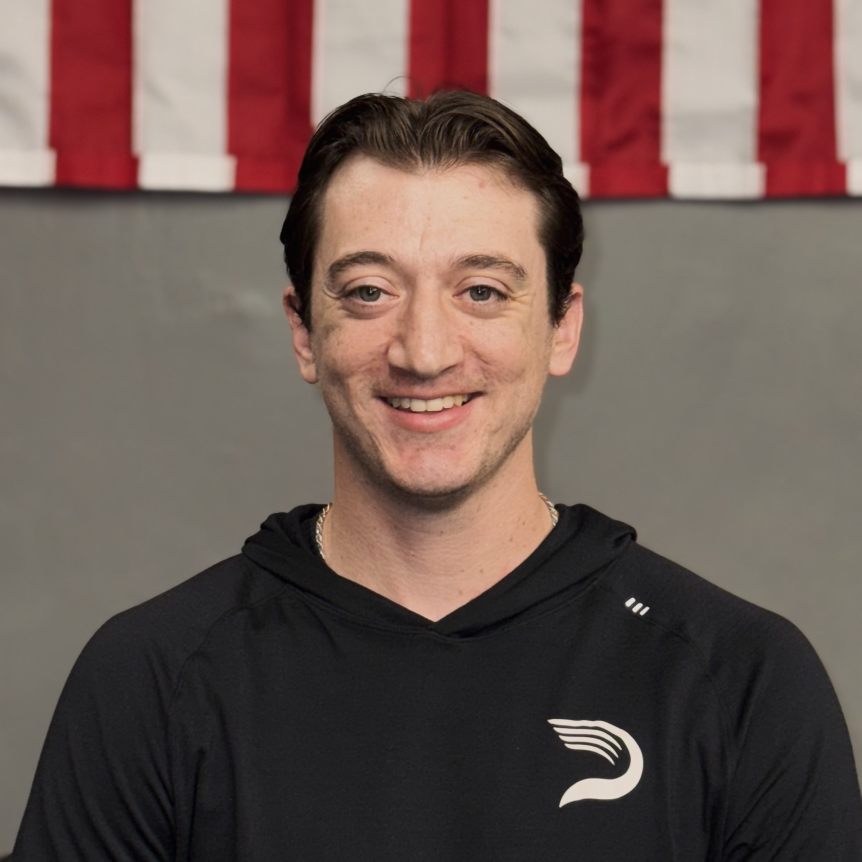
#> input picture assets/images/headshot/headshot-dl.jpg, 1723 x 1723 px (shown at 1/2 size)
$ python -i generate_favicon.py   (imports and definitions only)
#> lines starting #> are read from the running program, lines starting #| are printed output that depends on the picture
#!/usr/bin/env python3
"""
Favicon generation tool for hedgertronic.com

Usage:
    # Create circular image from square photo
    uv run --with pillow tools/generate_favicon.py circle assets/images/headshot/headshot-dl.jpg -o circular.png

    # Generate all favicons from a circular image
    uv run --with pillow tools/generate_favicon.py favicons circular.png -o assets/images/favicons/

    # Do both in one go (convenience command)
    uv run --with pillow tools/generate_favicon.py all assets/images/headshot/headshot-dl.jpg -o assets/images/favicons/
"""

import argparse
from pathlib import Path


# [175 lines left out: functions create_circular_image, generate_favicons, generate_text_favicon, not called in this run]


def generate_all(input_path: Path, output_dir: Path) -> None:
    """
    Convenience function: create circular image and generate all favicons in one step.

    Args:
        input_path: Path to source headshot image
        output_dir: Directory to save favicon files
    """
#> called with output_dir = 'out.png'
    from PIL import Image
    import io

    # Create circular image in memory (no intermediate file needed)
    from PIL import ImageDraw

    img = Image.open(input_path).convert("RGBA")
    size = min(img.size)
#> size = 1723

    # Center crop if not square
    if img.size[0] != img.size[1]:
        left = (img.size[0] - size) // 2
        top = (img.size[1] - size) // 2
        img = img.crop((left, top, left + size, top + size))

    # Create circular mask
    mask = Image.new("L", (size, size), 0)
#> mask: PIL image 1723x1723 L; every value is 0
    draw = ImageDraw.Draw(mask)
    draw.ellipse((0, 0, size, size), fill=255)

    # Apply mask
    circular = Image.new("RGBA", (size, size), (0, 0, 0, 0))
#> circular: PIL image 1723x1723 RGBA; every value is 0
    circular.paste(img, (0, 0), mask)
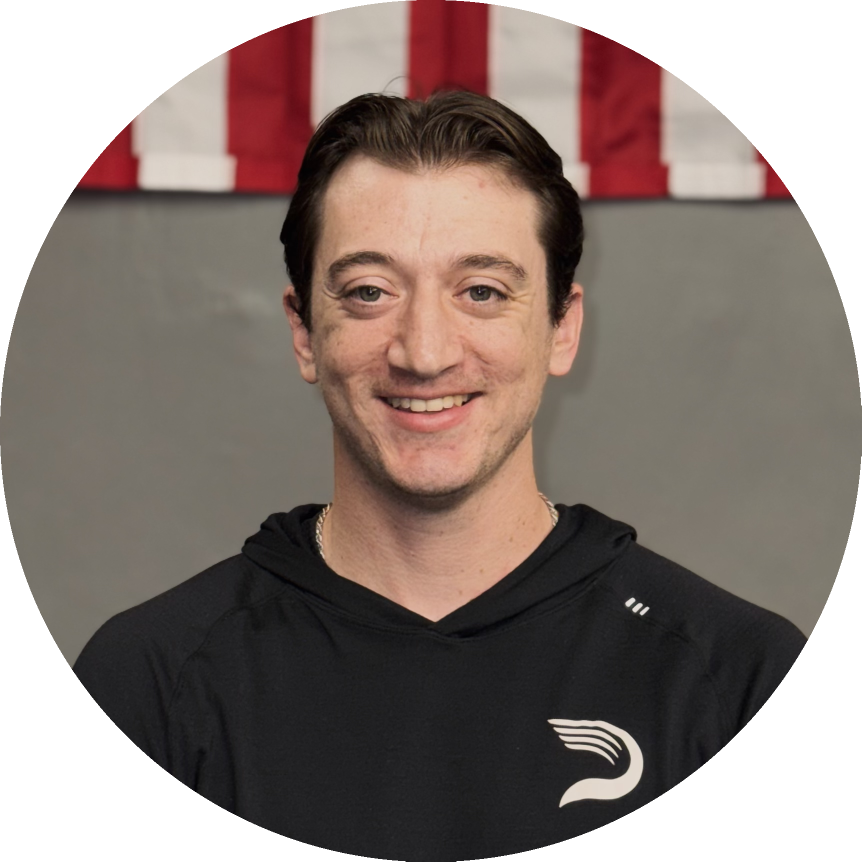
#> circular: PIL image 1723x1723 RGBA (shown at 1/2 size); mean R, G, B, A 86, 72.4, 66.6, 200.5; transparent parts drawn white

    print(f"Created circular image from {input_path} ({size}x{size})")
#| Created circular image from ../assets/images/headshot/headshot-dl.jpg (1723x1723)

    # Now generate favicons from circular image
    output_dir = Path(output_dir)
    output_dir.mkdir(parents=True, exist_ok=True)

    png_sizes = {
        "favicon-16.png": 16,
        "favicon-32.png": 32,
        "favicon-96.png": 96,  # Google SERP favicon: >=48px required, multiples of 48 preferred
        "favicon-180.png": 180,
        "apple-touch-icon.png": 180,
    }

    for filename, sz in png_sizes.items():
        resized = circular.resize((sz, sz), Image.LANCZOS)
        output_path = output_dir / filename
        resized.save(output_path, "PNG")
        print(f"Created {output_path} ({sz}x{sz})")
#> this loop made 5 passes
#> pass 1, in generate_all, `resized = circular.resize((sz, sz), Image.LANCZOS)`:
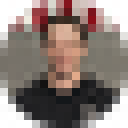
#> resized: PIL image 16x16 RGBA (shown 8 times larger); mean R, G, B, A 101.9, 84.5, 78.3, 200.9; transparent parts drawn white
#> pass 2, in generate_all, `resized = circular.resize((sz, sz), Image.LANCZOS)`:
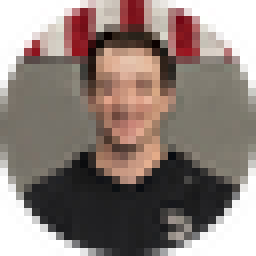
#> resized: PIL image 32x32 RGBA (shown 8 times larger); mean R, G, B, A 95, 79.3, 73.4, 200.7; transparent parts drawn white
#> pass 3, in generate_all, `resized = circular.resize((sz, sz), Image.LANCZOS)`:
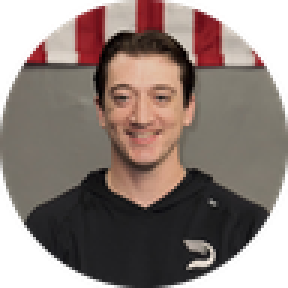
#> resized: PIL image 96x96 RGBA (shown 3 times larger); mean R, G, B, A 89.8, 75.4, 69.5, 200.5; transparent parts drawn white
#> after the loop:
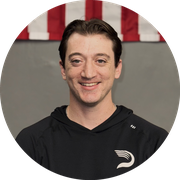
#> resized: PIL image 180x180 RGBA; mean R, G, B, A 88.3, 74.2, 68.4, 200.5; transparent parts drawn white

    # ICO file
    img_32 = circular.resize((32, 32), Image.LANCZOS)
    img_16 = circular.resize((16, 16), Image.LANCZOS)
    ico_path = output_dir / "favicon.ico"
    img_32.save(ico_path, format="ICO", append_images=[img_16])
    print(f"Created {ico_path} (16x16 + 32x32 embedded)")

    print(f"\nDone! Don't forget to bump the cache version (?v=X) in your HTML if updating existing favicons.")


# [96 lines left out: function main, not called in this run]


# [2 lines not run here, left out]

>>> result = generate_all('../assets/images/headshot/headshot-dl.jpg', 'out.png')

$ run again, on assets/images/instagram/DOjJyYZieLv.webp
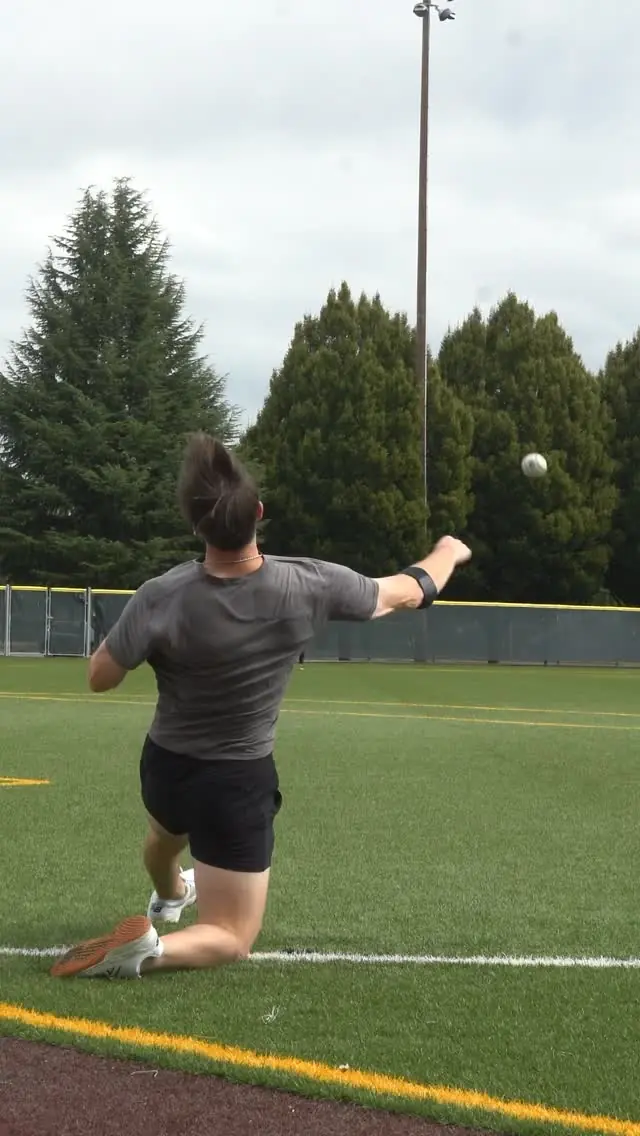
#> input picture assets/images/instagram/DOjJyYZieLv.webp, 640 x 1136 px
#> in generate_all, `img = img.crop((left, top, left + size, top + size))`:
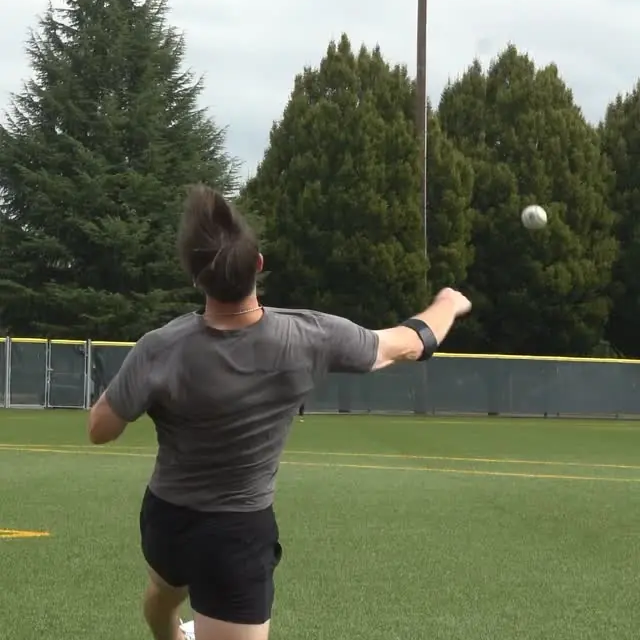
#> img: PIL image 640x640 RGBA; mean R, G, B, A 95.4, 102.2, 79.9, 255
#> mask: PIL image 640x640 L; every value is 0
#| Created circular image from ../assets/images/instagram/DOjJyYZieLv.webp (640x640)
#> after the loop in generate_all, `for filename, sz in png_sizes.items():`:
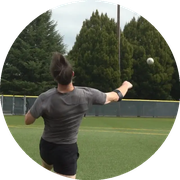
#> resized: PIL image 180x180 RGBA; mean R, G, B, A 70, 74.7, 57.6, 200.8; transparent parts drawn white

$ run again, on assets/images/instagram/DS8iKv2kfWW.webp
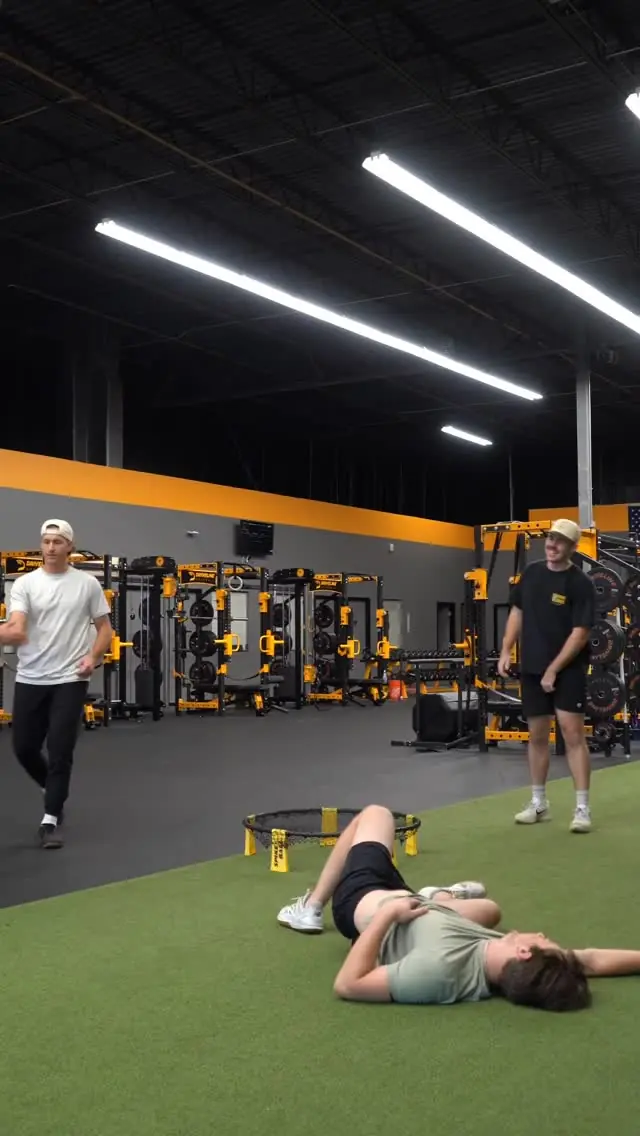
#> input picture assets/images/instagram/DS8iKv2kfWW.webp, 640 x 1136 px
#> in generate_all, `img = img.crop((left, top, left + size, top + size))`:
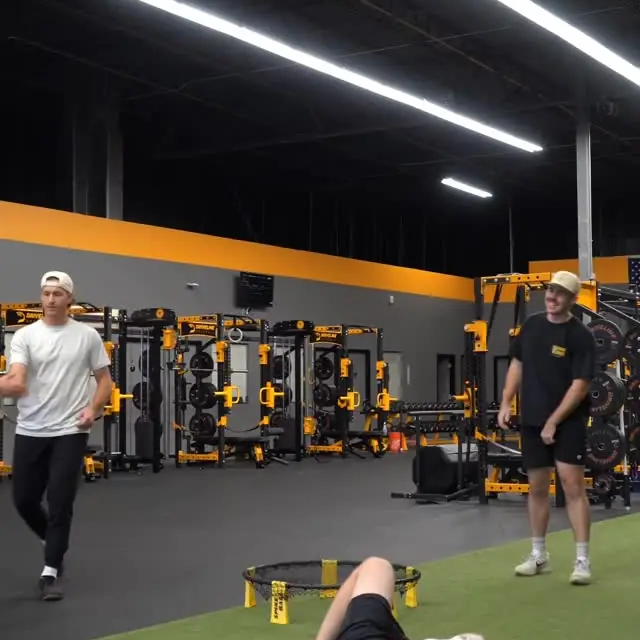
#> img: PIL image 640x640 RGBA; mean R, G, B, A 74.7, 68.5, 60, 255
#> mask: PIL image 640x640 L; every value is 0
#| Created circular image from ../assets/images/instagram/DS8iKv2kfWW.webp (640x640)
#> after the loop in generate_all, `for filename, sz in png_sizes.items():`:
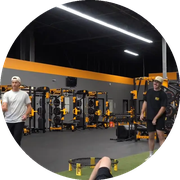
#> resized: PIL image 180x180 RGBA; mean R, G, B, A 61.3, 54.7, 47.9, 200.8; transparent parts drawn white
